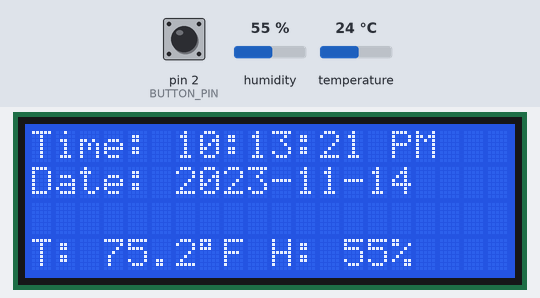
A sketch run on a simulated Arduino Uno, built with avr-gcc and run on an emulated ATmega328P. Shown: 20×4 character LCD. The inputs (shaded band) are chosen by the test bench; at power-on: temperature 24 °C, humidity 55 %, pin 2 (BUTTON_PIN) HIGH. The local clock reads 2024-03-15 10:24:30 at power-on unless the sketch sets it; storage starts empty; what the sketch prints to the serial monitor is not drawn.

Above: at 1.3 s.
1.4 s: temperature set to 41 °C
At 5.7 s:
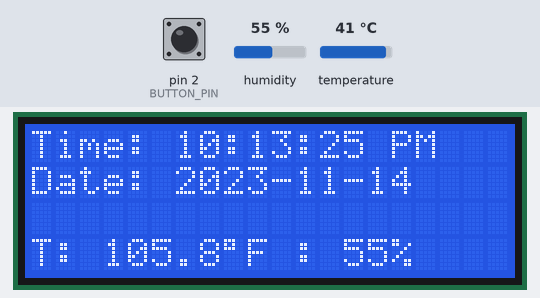
7.7 s: humidity set to 22 %
At 10.5 s:
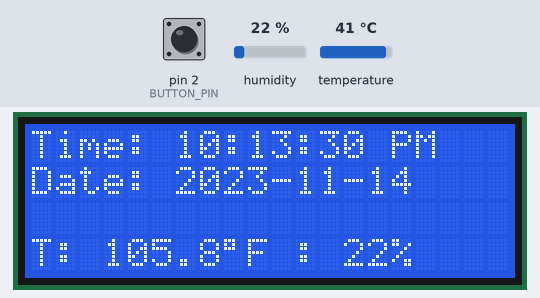
10.7 s: temperature set to 12 °C
At 11.9 s:
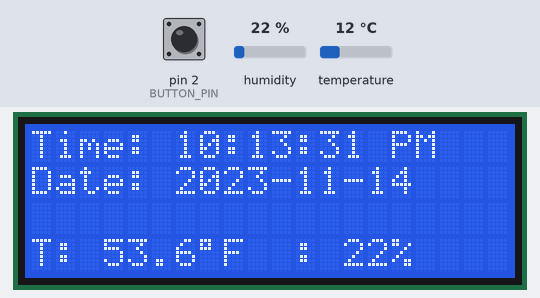
13.6 s: humidity set to 40 %
At 17.0 s:
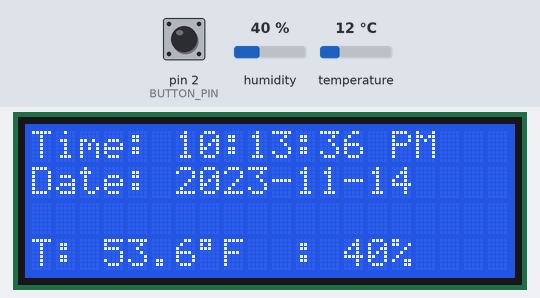
Timing chart, 0 to 18.5 s (numbered marks = the images above; inputs shaded):
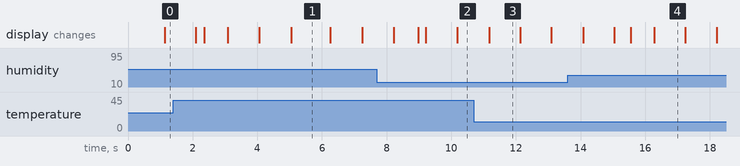

The sketch:

sensor_logger.ino
```cpp
#include <Wire.h>
#include <SPI.h>
#include <SD.h>
#include <LiquidCrystal_I2C.h>
#include <RTClib.h>
#include <DHT.h>

#define DHTPIN 8
#define DHTTYPE DHT11
DHT dht(DHTPIN, DHTTYPE);

LiquidCrystal_I2C lcd(0x27, 20, 4);
RTC_DS3231 rtc;

#define SD_CS_PIN 10
const char* LOG_FILENAME = "DATA.TXT";

const unsigned long LOG_INTERVAL = 60000UL;
unsigned long lastLogTime = 0UL;

#define BUTTON_PIN 2

const unsigned long BACKLIGHT_DURATION = 60000UL;

bool backlightActive = false;
unsigned long backlightTurnOnMillis = 0;

bool lastButtonState = HIGH;

void setup() {
  // put your setup code here, to run once:
  Wire.begin();
  Serial.begin(9600);
  lcd.init();

  lcd.backlight();


  dht.begin();

  if(!rtc.begin()) {
    lcd.backlight();
    lcd.setCursor(0, 0);
    lcd.print("RTC not found!");
    while(true) { /* Halt */ }
  }

  rtc.adjust(DateTime(F(__DATE__), F(__TIME__)));


  pinMode(SD_CS_PIN, OUTPUT);
  if(!SD.begin(SD_CS_PIN)) {
    lcd.backlight();
    lcd.clear();
    lcd.setCursor(0, 0);
    lcd.print("SD init failed!");
    while (true) { /* Halt if no SD */ }
  }


  pinMode(BUTTON_PIN, INPUT_PULLUP);
  lastButtonState = digitalRead(BUTTON_PIN);

  lcd.clear();

  lcd.setCursor(0, 0);
  lcd.print("Time:");

  lcd.setCursor(0, 1);
  lcd.print("Date:");

  lcd.setCursor(0, 3);
  lcd.print("T:");
  lcd.setCursor(10, 3);
  lcd.print("H:");
}

void loop() {
  // put your main code here, to run repeatedly:

  // --- Button removed for testing ---
  // bool currentButtonState = digitalRead(BUTTON_PIN);
  // if(lastButtonState == HIGH && currentButtonState == LOW) {
  //   lcd.backlight();
  //   backlightActive = true;
  //   backlightTurnOnMillis = millis();
  // }
  // lastButtonState = currentButtonState;
  // if (backlightActive && (millis() - backlightTurnOnMillis >= BACKLIGHT_DURATION)) {
  //   lcd.noBacklight();
  //   backlightActive = false;
  // }


  DateTime now = rtc.now();

  int hour24 = now.hour();
  int displayHour = hour24;
  bool isPM = false;
  if (displayHour >= 12) {
    isPM = true;
  }
  if (displayHour == 0) {
    displayHour = 12;
  } else if (displayHour > 12) {
    displayHour -= 12;
  }

  char timeString[10];
  snprintf(timeString, sizeof(timeString), "%02d:%02d:%02d",
  displayHour, now.minute(), now.second());

  lcd.setCursor(6, 0);
  lcd.print(timeString);
  lcd.print(" ");
  lcd.print(isPM ? "PM" : "AM");

  lcd.setCursor(6, 1);
  lcd.print(now.year());
  lcd.print("-");
  lcd.print(now.month());
  lcd.print("-");
  lcd.print(now.day());

  float humidity = dht.readHumidity();
  float temperatureF = dht.readTemperature(true);

  if (isnan(humidity) || isnan(temperatureF)) {
    lcd.setCursor(3, 3);
    lcd.print("Error ");
    lcd.setCursor(13, 3);
    lcd.print(" ");
  } else {
    lcd.setCursor(3, 3);
    lcd.print(temperatureF, 1);
    lcd.print((char)223);
    lcd.print("F ");
    lcd.setCursor(13, 3);
    lcd.print(humidity, 0);
    lcd.print("% ");
  }

  unsigned long currentMillis = millis();
  if (currentMillis - lastLogTime >= LOG_INTERVAL) {
    lastLogTime = currentMillis;

    File dataFile = SD.open(LOG_FILENAME, FILE_WRITE);
    if (dataFile) {
      dataFile.print(now.year());
      dataFile.print("-");
      dataFile.print(now.month());
      dataFile.print("-");
      dataFile.print(now.day());
      dataFile.print(" ");

      char logTimeString[10];
      snprintf(logTimeString, sizeof(logTimeString), "%02d:%02d:%02d", displayHour, now.minute(), now.second());
      dataFile.print(logTimeString);
      dataFile.print(isPM ? " PM" : " AM");
      dataFile.print(",");

      if (!isnan(temperatureF)) {
        dataFile.print(temperatureF, 1);
      } else {
        dataFile.print("NaN");
      }
      dataFile.print(",");

      if(!isnan(humidity)) {
        dataFile.print(humidity, 0);
      } else {
        dataFile.print("NaN");
      }

      dataFile.println();
      dataFile.close();
    }
  }

  Serial.print("Logging: ");
  Serial.print("Time: ");
  Serial.print(now.year());
  Serial.print("-");
  Serial.print(now.month());
  Serial.print("-");
  Serial.print(now.day());
  Serial.print(" ");
  Serial.print(now.hour());
  Serial.print(":");
  Serial.print(now.minute());
  Serial.print(":");
  Serial.print(now.second());

  Serial.print("   Temp: ");
  Serial.print(temperatureF);
  Serial.print("F");

  Serial.print("   Humidity: ");
  Serial.print(humidity);
  Serial.println("%");

  delay(200);
}
```

Measured:
- after the input at 1.4 s, the display: first differs from a run without the input after 0.96 s (image 1 shows a later state)
- what the display in image 4 shows lasts 0.9 s, from 16.3 s to 17.2 s
